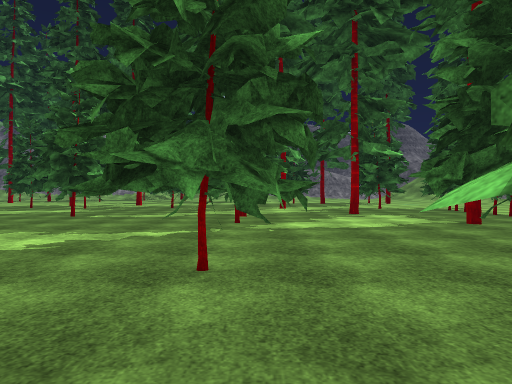
[1] (above)

24 first-person views from a walk through a Unity game level. The camera is 1.3 m above the floor, looks level and sees 70° across. The floor is counted in squares, 2 m on a side. Each view is taken from the middle of a square. On the plan, view 1 faces up. The plan holds only what a view shows up to about 11 squares ahead; the rest is blank. The place goes on beyond the plan. The player character is not drawn. Some surface patterns are stand-ins.

[2]
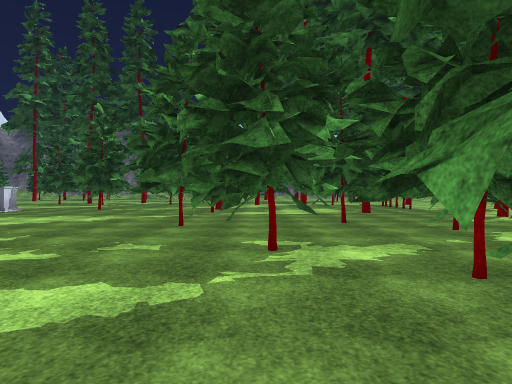

[3]
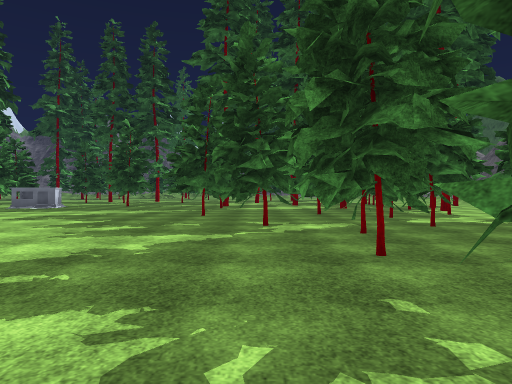

[4]
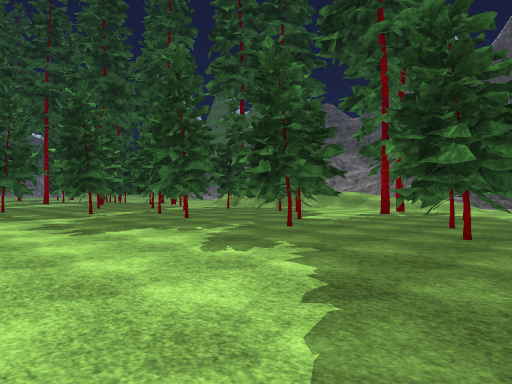

[5]
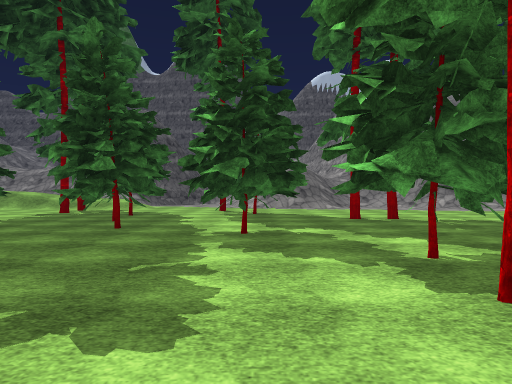

[6]
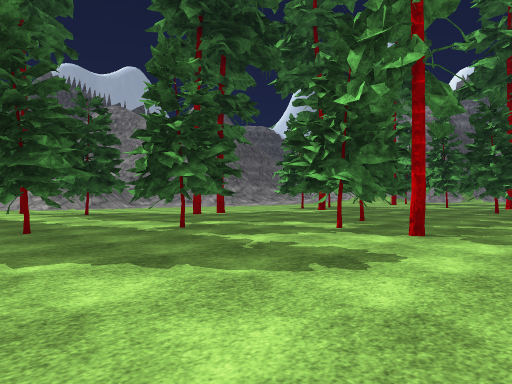

[7]
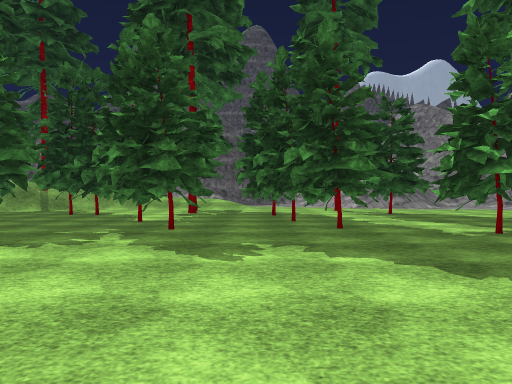

[8]
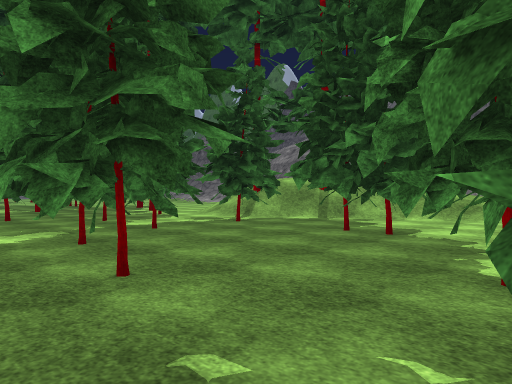

[9]
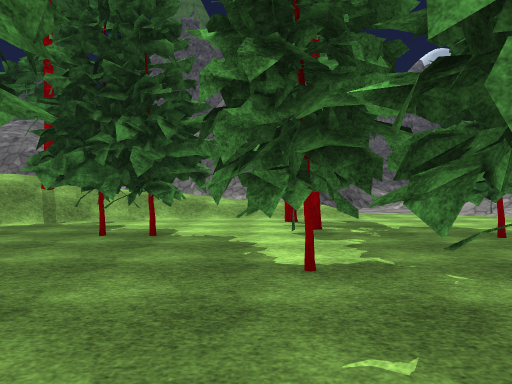

[10]
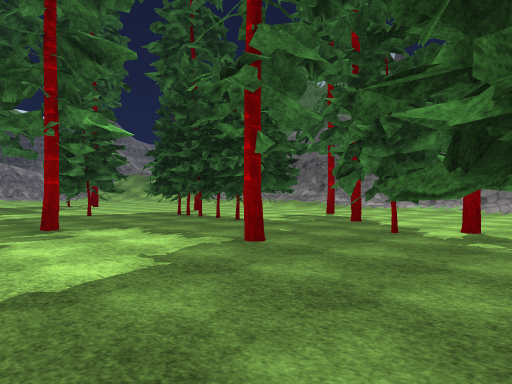

[11]
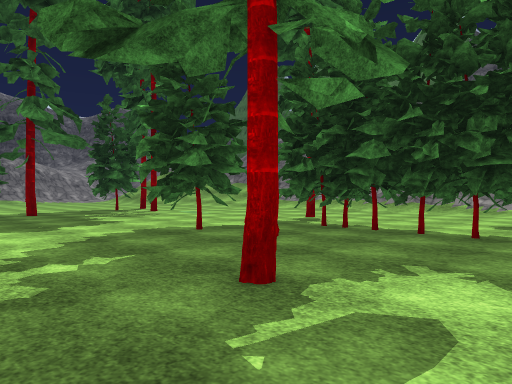

[12]
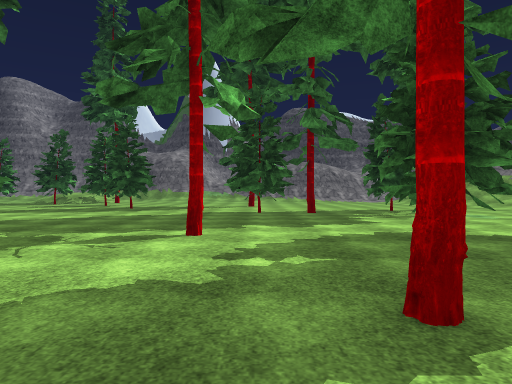

[13]
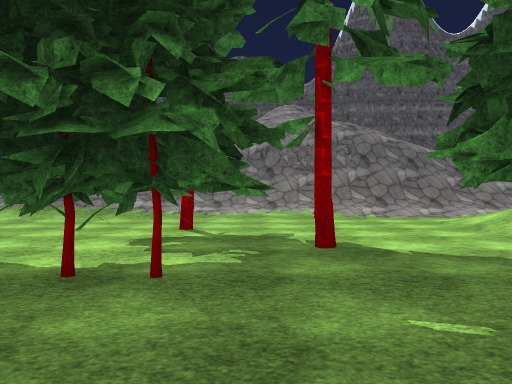

[14]
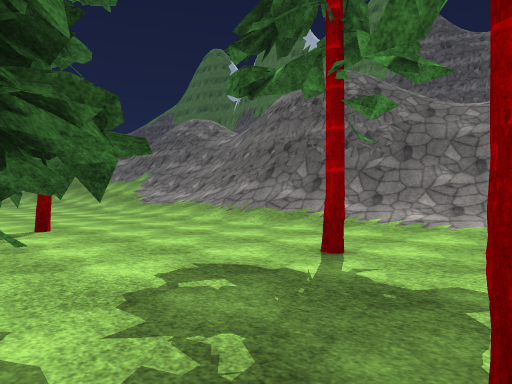

[15]
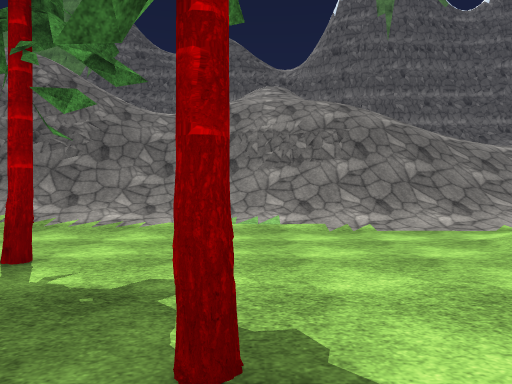

[16]
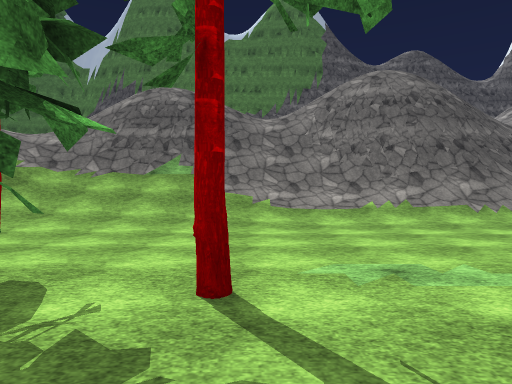

[17]
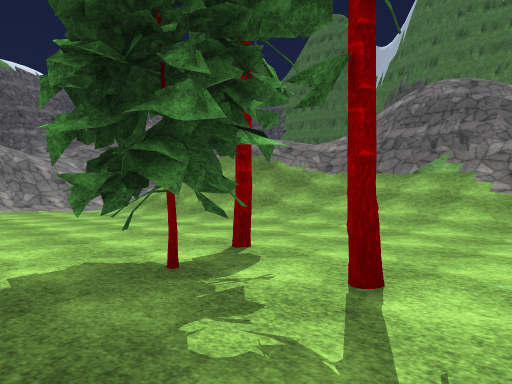

[18]
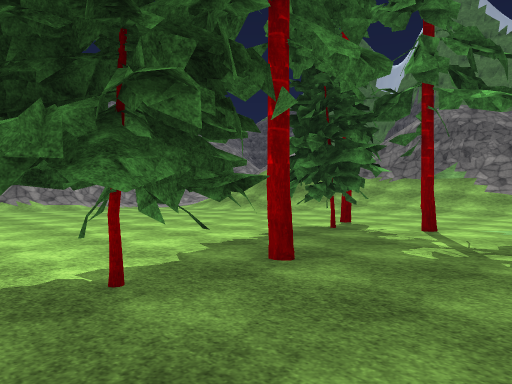

[19]
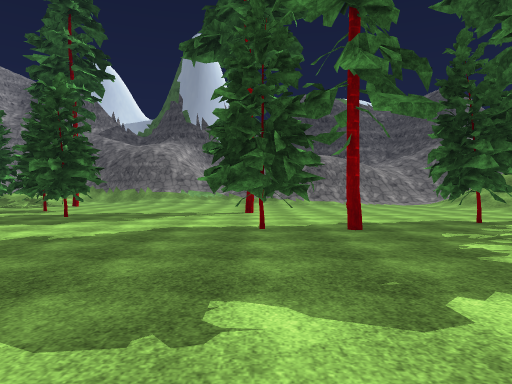

[20]
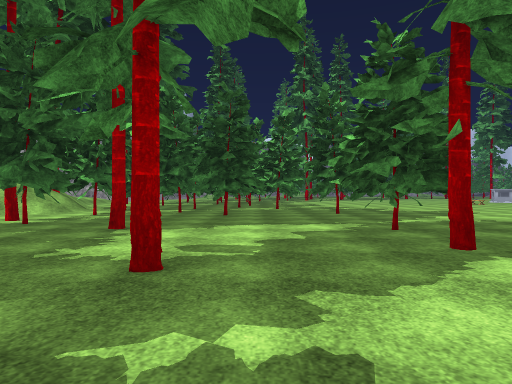

[21]
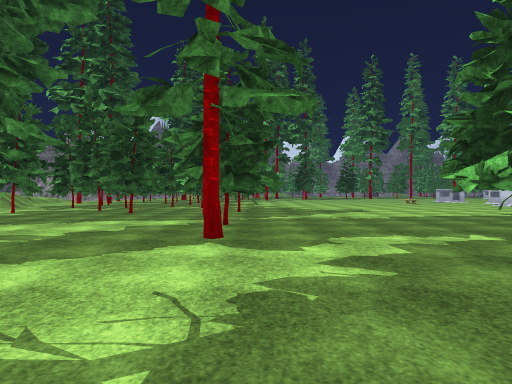

[22]
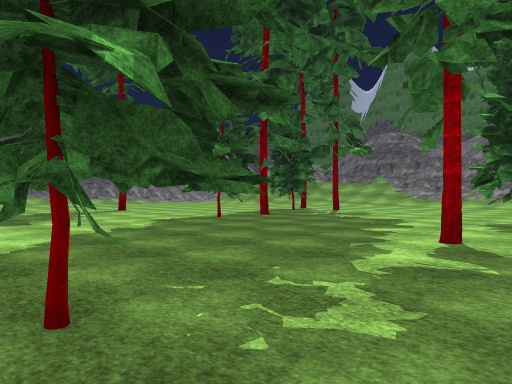

[23]
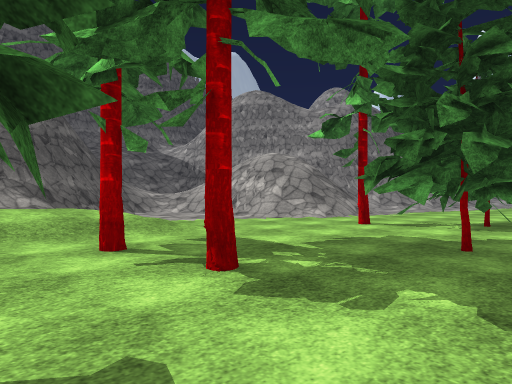

[24]
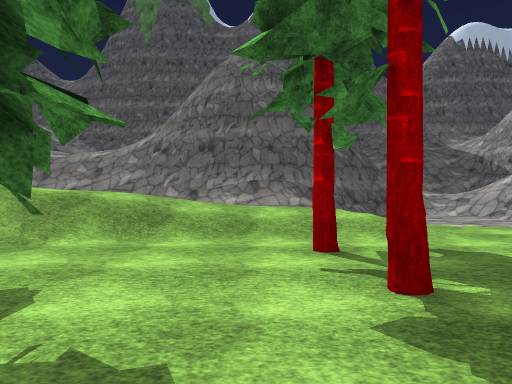

### Floor plan
Key: @ floor where view 1 was taken; # wall or solid block; x gap in a wall; . main floor; : floor 0.5 m higher than the main floor; + floor 0.75 m higher than the main floor; * floor 1.5 m higher than the main floor; % floor 4 m higher than the main floor; / step, stairs or slope; = window, fence, low wall or low ledge; v drop or lower ground; T thing the floor can be seen under or through.
Columns run from 4 left of view 1 to 18 right of it. Each row starts with its distance up from view 1.
 25 ...............//////
 24 ##..............///##
 23 .#..............://##/
 22 ..........###...://##/
 21  .....#...#.....://///
 20 ......#x...#.....////
 19 .................////
 18 .................////
 17 .................//##
 16 ##...............//#v
 15 ##.......T...#...//#v/
 14 .....#..TT.......//#v//
 13 ..........TTT....//##//
 12  .........TTT....//////
 11 .......#..TT....../////
 10 #...#.....TT..#.../////
  9  ..........T....../////
  8 ...##...#...T.....//=//
  7 ...##.....##....../////
  6 ..........##....../////
  5 ..................////
  4 ......TT..##./ //.////
  3 ...##.TTTTT#//   .////
  2 ........T ../#    ////
  1 .....#.....///     //%
  0 ....@#..TTTT./     //
 -1  ....TTT..TT.//*   //
 -2  .....TT..TT../*  /#=
 -3   ....TT..TT..//  /##
 -4   ....#...TT..//  /#
 -5   .....TT......+ +/#
 -6   ....TTT..#.#.+ //#
 -7  .....TT.......:  /#
 -8 ..........##.....  ##
 -9 ......TTT###......./#
-10 .......T............/
-11 ......T......#../////
-12 .....TT...##.../// //
-13  ..TT..........//
-14  ..TT........../
-15  ...TT...#....
-16  ...T........
-17   ..........
-18   ....   ...
-19   ...

Where each view was taken, in squares from view 1:
view 1: 0 up, 0 right, facing up
view 2: 4 down, 1 right, facing up
view 3: 7 down, 1 right, facing up
view 4: 11 down, 3 left, facing up-right
view 5: 12 down, 4 left, facing right
view 6: 8 down, 4 left, facing down-right
view 7: 8 down, 4 left, facing right
view 8: 6 down, 1 right, facing up-right
view 9: 5 down, 1 right, facing right
view 10: 4 up, 1 right, facing up-right
view 11: 9 up, 1 right, facing up-right
view 12: 9 up, 2 right, facing up
view 13: 9 up, 4 right, facing right
view 14: 8 up, 7 right, facing up-right
view 15: 8 up, 7 right, facing right
view 16: 20 up, 5 right, facing right
view 17: 19 up, 5 right, facing up-right
view 18: 18 up, 1 right, facing up-right
view 19: 14 up, 2 right, facing up
view 20: 14 up, 2 right, facing down
view 21: 15 up, 1 left, facing down
view 22: 13 up, 4 left, facing up-right
view 23: 4 down, 5 right, facing down-right
view 24: 5 down, 5 right, facing right
